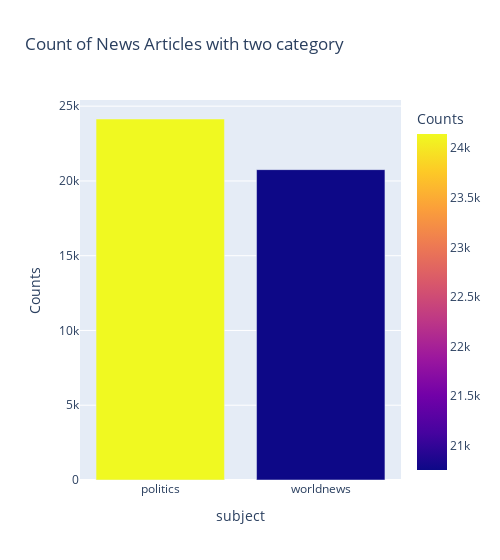

The code cell stored with this chart in its notebook:
### Markdown cell above
Visualize Count of News Articles with two category

### Code cell
sub_check=combined.groupby( 'subject').apply(lambda x:x['title'].count()).reset_index(name='Counts')
fig=px.bar(sub_check,x='subject',y='Counts',color='Counts',title='Count of News Articles with two category',width=500)
fig.show()

### Figure 1 — Plotly figure (JSON) as saved in the notebook; plotly's stock layout.template omitted (floating-point values rounded to 4 significant figures)
{"data": [{"textposition": "auto", "hovertemplate": "subject=%{x}<br>Counts=%{marker.color}", "showlegend": false, "legendgroup": "", "name": "", "yaxis": "y", "y": [24142, 20756], "hoverlabel": {"namelength": 0}, "offsetgroup": "", "xaxis": "x", "marker": {"color": [24142, 20756], "coloraxis": "coloraxis"}, "x": ["politics", "worldnews"], "alignmentgroup": "True", "type": "bar", "orientation": "v"}], "layout": {"xaxis": {"domain": [0, 1], "anchor": "y", "title": {"text": "subject"}}, "barmode": "relative", "title": {"text": "Count of News Articles with two category"}, "yaxis": {"domain": [0, 1], "anchor": "x", "title": {"text": "Counts"}}, "width": 500, "legend": {"tracegroupgap": 0}, "coloraxis": {"colorbar": {"title": {"text": "Counts"}}, "colorscale": [[0, "#0d0887"], [0.1111, "#46039f"], [0.2222, "#7201a8"], [0.3333, "#9c179e"], [0.4444, "#bd3786"], [0.5556, "#d8576b"], [0.6667, "#ed7953"], [0.7778, "#fb9f3a"], [0.8889, "#fdca26"], [1, "#f0f921"]]}}}
